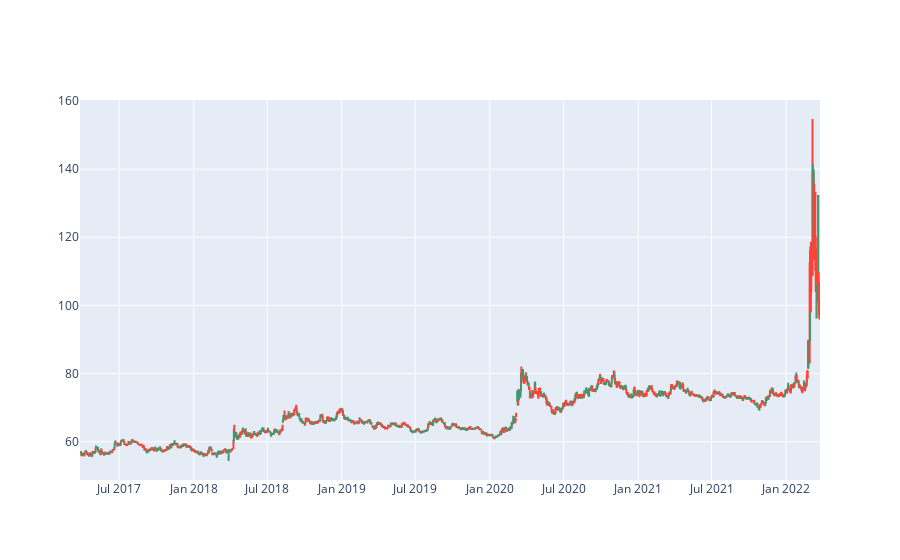

Notebook code for this chart:
### Code cell
fig = go.Figure (
    data=[go.Candlestick (
            x=df.index,
            open=df.Open,
            high=df.High,
            low=df.Low,
            close=df.Close)]
)


fig.update_layout(xaxis_rangeslider_visible=False)
fig.show()

### Figure 1 — Plotly figure (JSON) as saved in the notebook; plotly's stock layout.template omitted (floating-point values rounded to 4 significant figures; data arrays with more than 128 entries replaced by an {"elided": "..."} marker saying what was removed)
{"data": [{"close": {"elided": "1305 float values"}, "high": {"elided": "1305 float values"}, "low": {"elided": "1305 float values"}, "open": {"elided": "1305 float values"}, "type": "candlestick", "x": {"elided": "1305 str values"}}], "layout": {"xaxis": {"rangeslider": {"visible": false}}}}
